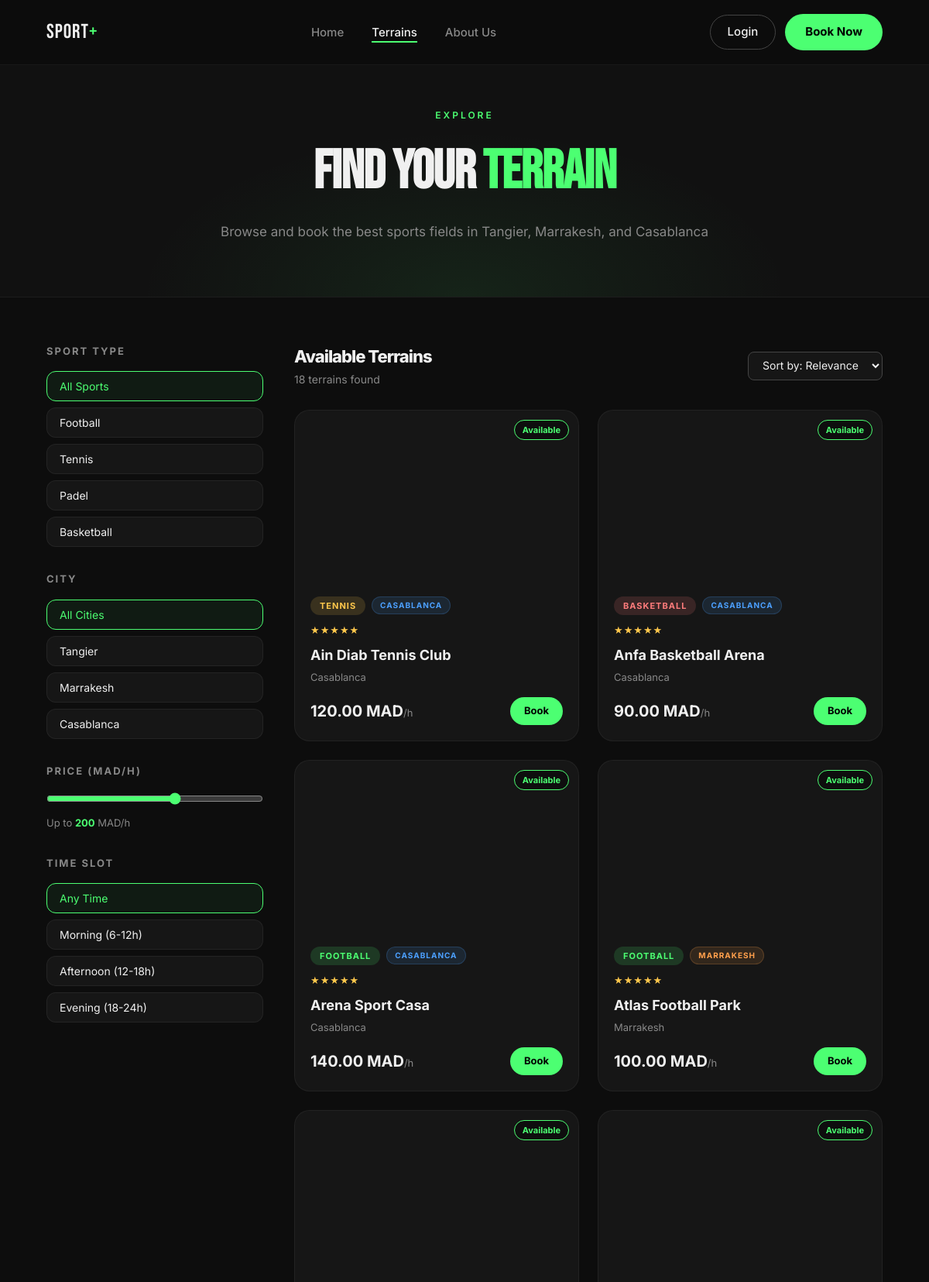
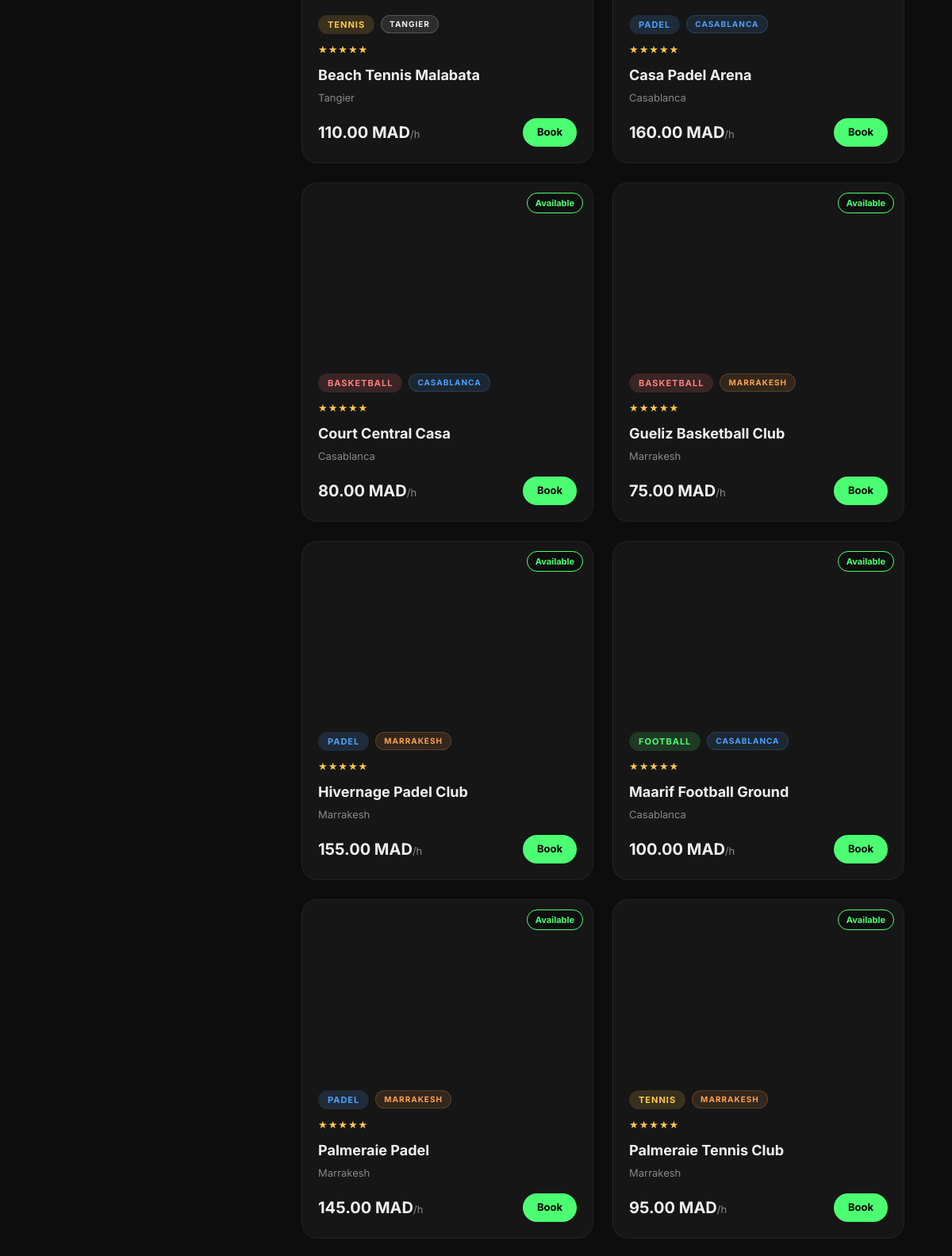
The app's page /terrains (upper part) with its own data (2 pictures, top to bottom).
### tables this page shows
CREATE TABLE `terrains` (
  `id` int(11) NOT NULL,
  `nom` varchar(100) NOT NULL,
  `localisation` varchar(255) DEFAULT NULL,
  `type_sport` varchar(50) DEFAULT NULL,
  `prix` decimal(6,2) DEFAULT NULL
);

### controllers/TerrainController.php (called while the page is built, shortened)
<?php
require_once __DIR__ . '/../models/Terrain.php';
class TerrainController {
    public function index() {
        $terrains = Terrain::all();
        require __DIR__ . '/../views/terrains.php';
    }
}

### index.php (called while the page is built)
<?php
require_once __DIR__ . '/config/helpers.php';
require_once __DIR__ . '/config/database.php';
require_once __DIR__ . '/routes/web.php';

### config/database.php (called while the page is built)
<?php
class Database {
    private static $instance = null;
    private $pdo;
    private $host     = 'localhost';
    private $db_name  = 'reservation_sport';
    private $username = 'root';
    private $password = '';
    private function __construct() {
        try {
            $this->pdo = new PDO(
                "mysql:host={$this->host};dbname={$this->db_name};charset=utf8mb4",
                $this->username,
                $this->password,
                [
                    PDO::ATTR_ERRMODE            => PDO::ERRMODE_EXCEPTION,
                    PDO::ATTR_DEFAULT_FETCH_MODE => PDO::FETCH_ASSOC,
                    PDO::ATTR_EMULATE_PREPARES   => false,
                ]
            );
        } catch (PDOException $e) {
            die("Database connection failed: " . $e->getMessage());
        }
    }
    public static function getInstance() {
        if (self::$instance === null) {
            self::$instance = new self();
        }
        return self::$instance;
    }
    public function getConnection() {
        return $this->pdo;
    }
}
function db() {
    return Database::getInstance()->getConnection();
}

### models/Terrain.php (called while the page is built, shortened)
<?php
class Terrain {
    public static function all($filters = []) {
        $sql    = "SELECT * FROM terrains WHERE 1=1";
        $params = [];
        $sql .= " ORDER BY nom ASC";
        $stmt = db()->prepare($sql);
        $stmt->execute($params);
        return $stmt->fetchAll();
    }
}

### config/helpers.php (called while the page is built, shortened)
<?php
function e($string) {
    return htmlspecialchars($string ?? '', ENT_QUOTES, 'UTF-8');
}

### views/terrains.php (the view, shortened to what this page needs)
<?php
$_sportImg = [
    'Football'   => 'https://images.unsplash.com/photo-1508098682722-e99c43a406b2?w=500&q=80',
    'Tennis'     => 'https://images.unsplash.com/photo-1461896836934-ffe607ba8211?w=500&q=80',
    'Basketball' => 'https://images.unsplash.com/photo-1546519638405-a9d1b2f5b8b3?w=500&q=80',
    'Padel'      => 'https://images.unsplash.com/photo-1554068865-24cecd4e34b8?w=500&q=80',
];
$_cityBadge = ['marrakesh'=>'marrakesh','casablanca'=>'casa'];
$_sportTag  = ['tennis'=>'tennis','padel'=>'padel','basketball'=>'basketball'];
function _cityKey(string $loc): string {
    $l = strtolower(trim($loc));
    if (str_contains($l,'tanger') || str_contains($l,'tangier')) return 'tangier';
    if (str_contains($l,'marrakesh') || str_contains($l,'marrakech')) return 'marrakesh';
    if (str_contains($l,'casablanca')) return 'casablanca';
    return $l;
}
?>
<!DOCTYPE html>
<html lang="en">
<head>
  <link rel="stylesheet" href="/sport_plus/public/css/style.css"/>
</head>
<body>
<nav class="navbar">
  <a href="/sport_plus/" class="logo">SPORT<span>+</span></a>
  <ul class="nav-links">
    <li><a href="/sport_plus/">Home</a></li>
    <li><a href="/sport_plus/terrains" class="active">Terrains</a></li>
    <li><a href="/sport_plus/#about-us">About Us</a></li>
  </ul>
  <div class="nav-actions"><a href="/sport_plus/login" class="btn-ghost">Login</a><a href="/sport_plus/terrains" class="btn-green">Book Now</a></div>
</nav>
<div class="page-header">
  <span class="label-tag">EXPLORE</span>
  <h1>Find Your <span style="color:var(--green)">Terrain</span></h1>
  <p>Browse and book the best sports fields in Tangier, Marrakesh, and Casablanca</p>
</div>
<div class="terrains-layout">
  <aside class="sidebar">
    <div class="filter-group">
      <h3>Sport Type</h3>
      <button class="filter-btn active" data-filter-group="sport" data-filter-value="all" onclick="setFilter(this)">All Sports</button>
      <button class="filter-btn" data-filter-group="sport" data-filter-value="football" onclick="setFilter(this)">Football</button>
      <button class="filter-btn" data-filter-group="sport" data-filter-value="tennis" onclick="setFilter(this)">Tennis</button>
      <button class="filter-btn" data-filter-group="sport" data-filter-value="padel" onclick="setFilter(this)">Padel</button>
      <button class="filter-btn" data-filter-group="sport" data-filter-value="basketball" onclick="setFilter(this)">Basketball</button>
    </div>
    <div class="filter-group">
      <h3>City</h3>
      <button class="filter-btn active" data-filter-group="city" data-filter-value="all" onclick="setFilter(this)">All Cities</button>
      <button class="filter-btn" data-filter-group="city" data-filter-value="tangier" onclick="setFilter(this)">Tangier</button>
      <button class="filter-btn" data-filter-group="city" data-filter-value="marrakesh" onclick="setFilter(this)">Marrakesh</button>
      <button class="filter-btn" data-filter-group="city" data-filter-value="casablanca" onclick="setFilter(this)">Casablanca</button>
    </div>
    <div class="filter-group">
      <h3>Price (MAD/h)</h3>
      <input type="range" class="range-slider" min="50" max="300" value="200" oninput="updatePrice(this.value)" id="priceRange"/>
      <p class="price-display">Up to <strong id="priceVal" style="color:var(--green)">200</strong> MAD/h</p>
    </div>
    <div class="filter-group">
      <h3>Time Slot</h3>
      <button class="filter-btn active" onclick="this.closest('.filter-group').querySelectorAll('.filter-btn').forEach(b=>b.classList.remove('active'));this.classList.add('active')">Any Time</button>
      <button class="filter-btn" onclick="this.closest('.filter-group').querySelectorAll('.filter-btn').forEach(b=>b.classList.remove('active'));this.classList.add('active')">Morning (6-12h)</button>
      <button class="filter-btn" onclick="this.closest('.filter-group').querySelectorAll('.filter-btn').forEach(b=>b.classList.remove('active'));this.classList.add('active')">Afternoon (12-18h)</button>
      <button class="filter-btn" onclick="this.closest('.filter-group').querySelectorAll('.filter-btn').forEach(b=>b.classList.remove('active'));this.classList.add('active')">Evening (18-24h)</button>
    </div>
  </aside>
  <div class="terrain-results">
    <div class="results-header">
      <div><h2>Available Terrains</h2><span id="terrainCount"><?= count($terrains) ?> terrain<?= count($terrains) !== 1 ? 's' : '' ?> found</span></div>
      <select class="sort-select"><option>Sort by: Relevance</option><option>Price: Low to High</option><option>Price: High to Low</option><option>Top Rated</option></select>
    </div>
    <div class="terrains-grid-full">
      <?php foreach ($terrains as $t):
        $sport   = $t['type_sport'] ?? 'Football';
        $city    = $t['localisation'] ?? '';
        $cityKey = _cityKey($city);
        $sKey    = strtolower($sport);
        $img     = $_sportImg[$sport] ?? $_sportImg['Football'];
        $badge   = $_cityBadge[$cityKey] ?? '';
        $tag     = $_sportTag[$sKey]     ?? '';
      ?>
      <div class="terrain-card terrain-card-full filter-card" data-city="<?= $cityKey ?>" data-sport="<?= $sKey ?>">
        <div class="terrain-img" style="background:url('<?= $img ?>') center/cover"><span class="availability">Available</span></div>
        <div class="terrain-body">
          <div class="terrain-tag-row"><span class="sport-tag <?= $tag ?>"><?= e($sport) ?></span><span class="city-badge <?= $badge ?>"><?= e($city) ?></span></div>
          <div class="terrain-rating"><span class="stars">★★★★★</span></div>
          <h3><?= e($t['nom']) ?></h3>
          <p class="terrain-loc"><?= e($city) ?></p>
          <div class="terrain-footer"><span class="price"><?= e($t['prix']) ?> MAD<small>/h</small></span><a href="/sport_plus/terrain/<?= (int)$t['id'] ?>" class="btn-green small">Book</a></div>
        </div>
      </div>
      <?php endforeach; ?>
    </div>
  </div>
</div>
</body>
</html>

### views/terrains.php (style rules this page uses)
.terrains-layout { display: grid; grid-template-columns: 280px 1fr; gap: 40px; padding: 60px; background: var(--bg); min-height: 80vh; }
.sidebar { position: sticky; top: 100px; align-self: start; }
.sidebar h3 { font-size: 13px; font-weight: 700; letter-spacing: 2px; color: var(--gray); text-transform: uppercase; margin-bottom: 16px; }
.filter-group { margin-bottom: 32px; }
.filter-btn { display: block; width: 100%; text-align: left; background: var(--card); border: 1px solid rgba(255,255,255,0.06); color: var(--white); padding: 10px 16px; border-radius: var(--radius); font-size: 14px; font-family: var(--font-body); cursor: pointer; margin-bottom: 8px; transition: all .2s; }
.filter-btn:hover, .filter-btn.active { border-color: var(--green); color: var(--green); background: rgba(76,255,114,0.06); }
.range-slider { width: 100%; accent-color: var(--green); }
.price-display { font-size: 13px; color: var(--gray); margin-top: 8px; }
.results-header { display: flex; justify-content: space-between; align-items: center; margin-bottom: 28px; gap: 16px; }
.results-header h2 { font-size: 22px; font-weight: 800; }
.results-header span { color: var(--gray); font-size: 14px; }
.sort-select { background: var(--card); border: 1px solid var(--gray2); color: var(--white); padding: 8px 14px; border-radius: 8px; font-family: var(--font-body); font-size: 14px; outline: none; cursor: pointer; }
.terrains-grid-full { display: grid; grid-template-columns: repeat(auto-fill, minmax(280px, 1fr)); gap: 24px; }
.terrain-card-full .terrain-img { height: 220px; position: relative; }
.terrain-card-full .terrain-img .availability { position: absolute; top: 12px; right: 12px; background: rgba(13,13,13,0.85); border: 1px solid var(--green); color: var(--green); font-size: 11px; font-weight: 700; padding: 4px 10px; border-radius: 20px; }
.terrain-rating { display: flex; align-items: center; gap: 6px; font-size: 13px; color: var(--gray); margin-bottom: 8px; }
.stars { color: #ffc84c; letter-spacing: 1px; }

### records on screen
terrains: type_sport "TENNIS", localisation "CASABLANCA", nom "Ain Diab Tennis Club", localisation "Casablanca", prix "120.00"
terrains: type_sport "BASKETBALL", localisation "CASABLANCA", nom "Anfa Basketball Arena", localisation "Casablanca", prix "90.00"
terrains: type_sport "FOOTBALL", localisation "CASABLANCA", nom "Arena Sport Casa", localisation "Casablanca", prix "140.00"
terrains: type_sport "FOOTBALL", localisation "MARRAKESH", nom "Atlas Football Park", localisation "Marrakesh", prix "100.00"
terrains: type_sport "TENNIS", localisation "TANGIER", nom "Beach Tennis Malabata", localisation "Tangier", prix "110.00"
terrains: type_sport "PADEL", localisation "CASABLANCA", nom "Casa Padel Arena", localisation "Casablanca", prix "160.00"
terrains: type_sport "BASKETBALL", localisation "CASABLANCA", nom "Court Central Casa", localisation "Casablanca", prix "80.00"
terrains: type_sport "BASKETBALL", localisation "MARRAKESH", nom "Gueliz Basketball Club", localisation "Marrakesh", prix "75.00"
terrains: type_sport "PADEL", localisation "MARRAKESH", nom "Hivernage Padel Club", localisation "Marrakesh", prix "155.00"
terrains: type_sport "FOOTBALL", localisation "CASABLANCA", nom "Maarif Football Ground", localisation "Casablanca", prix "100.00"
terrains: type_sport "PADEL", localisation "MARRAKESH", nom "Palmeraie Padel", localisation "Marrakesh", prix "145.00"
terrains: type_sport "TENNIS", localisation "MARRAKESH", nom "Palmeraie Tennis Club", localisation "Marrakesh", prix "95.00"

### other values on screen
count($terrains) "18"
